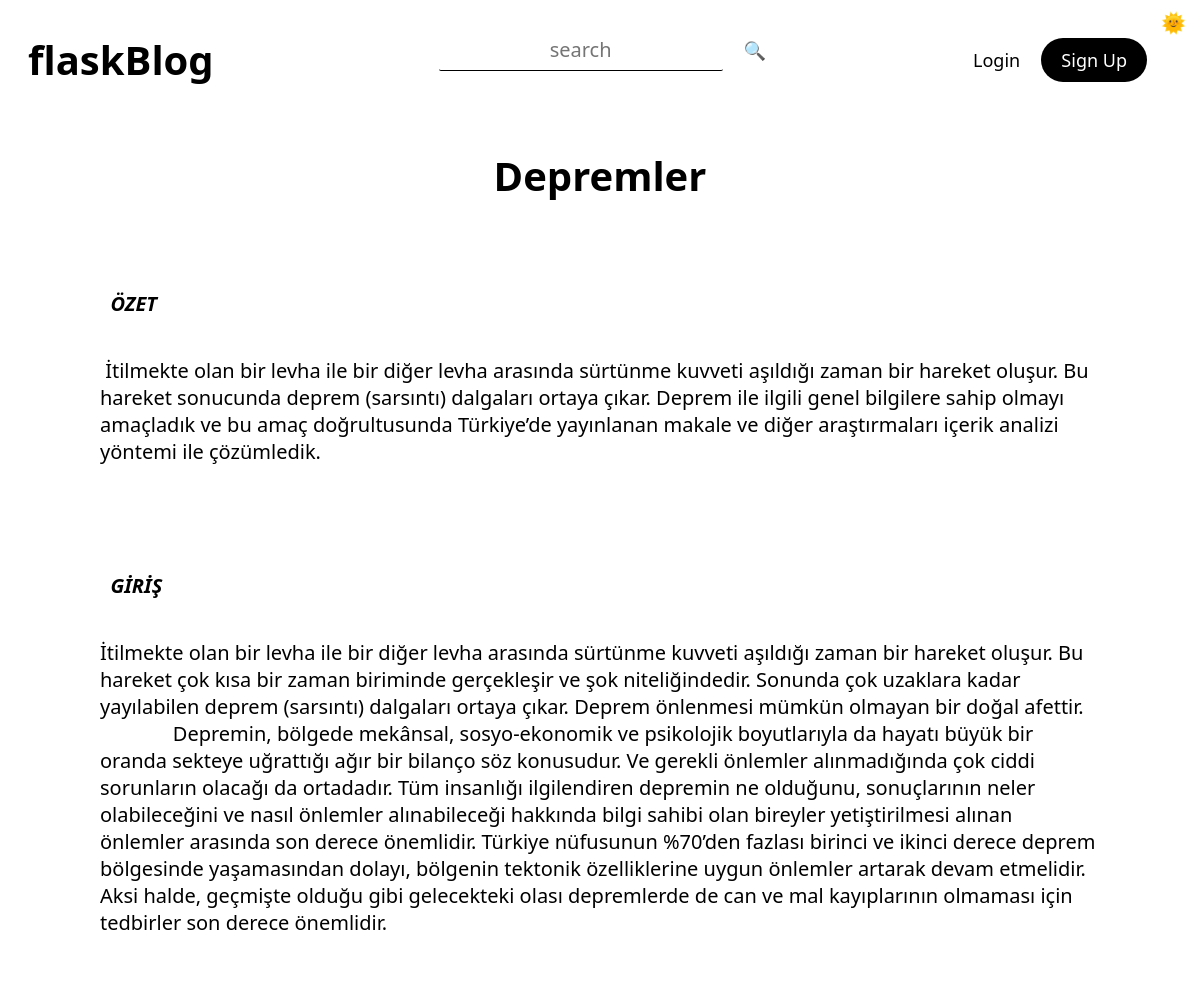
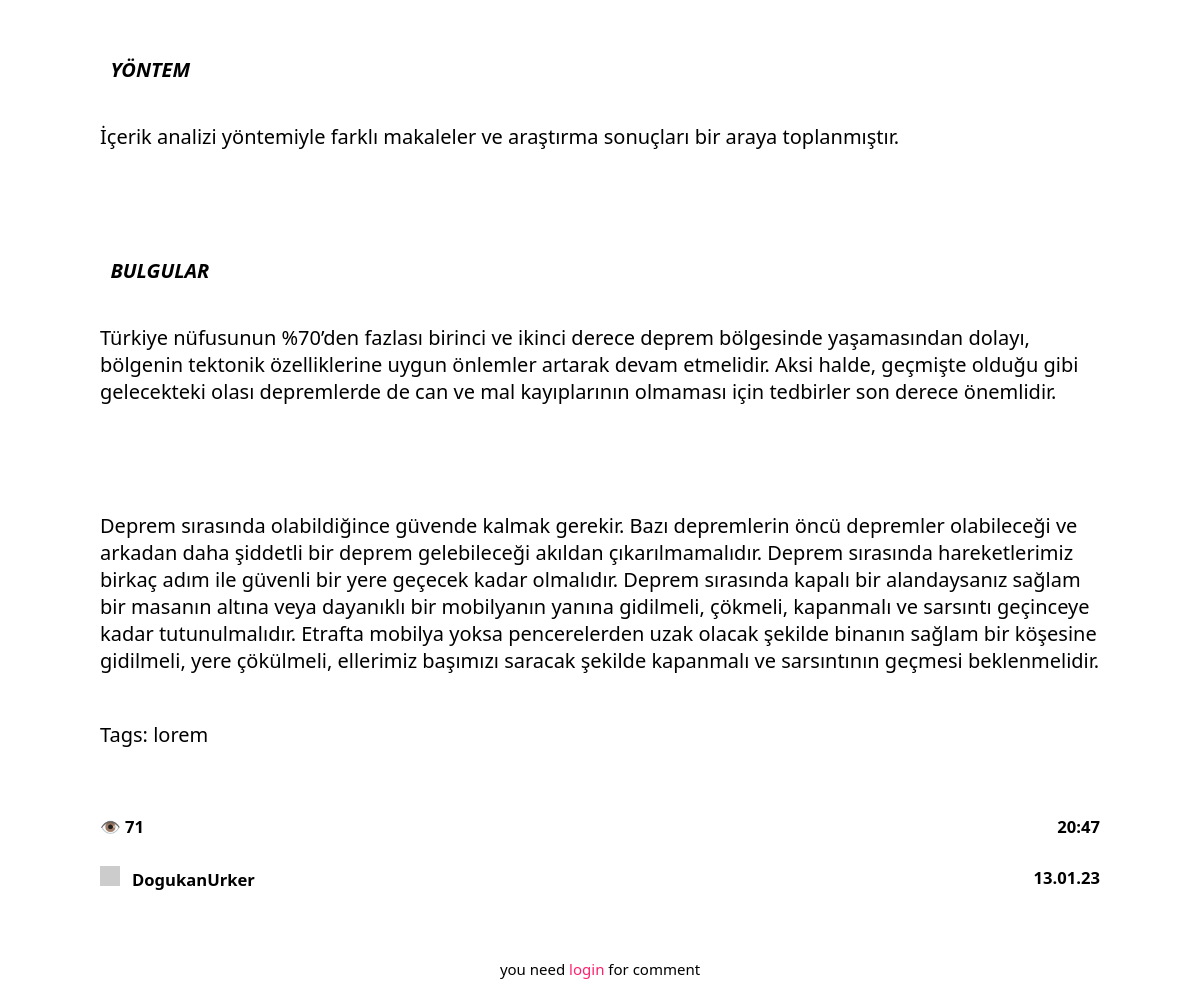
/post/1, run on the app's committed database (2 pictures, top to bottom).
### tables this page shows
CREATE TABLE "posts" (
	"id"	INTEGER NOT NULL UNIQUE,
	"title"	TEXT NOT NULL,
	"tags"	TEXT,
	"content"	TEXT NOT NULL,
	"author"	TEXT NOT NULL,
	"date"	TEXT NOT NULL,
	"time"	TEXT NOT NULL,
	"views"	TEXT,
	"lastEditDate"	TEXT,
	"lastEditTime"	TEXT,
	PRIMARY KEY("id" AUTOINCREMENT)
);

### routes/post.py (the view)
@postBlueprint.route("/post/<int:postID>", methods=["GET", "POST"])
def post(postID):
    form = commentForm(request.form)
    connection = sqlite3.connect("db/posts.db")
    cursor = connection.cursor()
    cursor.execute(f"select id from posts")
    posts = str(cursor.fetchall())
    match str(postID) in posts:
        case True:
            message("2", f'POST: "{postID}" FOUND')
            connection = sqlite3.connect("db/posts.db")
            cursor = connection.cursor()
            cursor.execute(f'select * from posts where id = "{postID}"')
            post = cursor.fetchone()
            cursor.execute(f'update posts set views = views+1 where id = "{postID}"')
            connection.commit()
            if request.method == "POST":
                comment = request.form["comment"]
                connection = sqlite3.connect("db/comments.db")
                cursor = connection.cursor()
                cursor.execute(
                    f"""
                    insert into comments(post,comment,user,date,time)
                    values({postID},"{comment}","{session["userName"]}",
                    "{currentDate()}",
                    "{currentTime()}")
                    """
                )
                connection.commit()
                addPoints(5, session["userName"])
                flash("You earned 5 points by commenting ", "success")
                return redirect(f"/post/{postID}")
            connection = sqlite3.connect("db/comments.db")
            cursor = connection.cursor()
            cursor.execute(f'select * from comments where post = "{postID}"')
            comments = cursor.fetchall()
            return render_template(
                "post.html",
                id=post[0],
                title=post[1],
                tags=post[2],
                content=post[3],
                author=post[4],
                views=post[7],
                date=post[5],
                time=post[6],
                form=form,
                comments=comments,
            )
        case False:
            message("1", "404")
            return render_template("404.html")

### forms.py
class commentForm(Form):
    comment = TextAreaField(
        "Comment",
        [validators.Length(min=20, max=500), validators.InputRequired()],
        render_kw={"placeholder": "leave a comment"},
    )

### app.py (called while the page is built)
@app.context_processor
def utility_processor():
    getProfilePicture
    return dict(getProfilePicture=getProfilePicture)

### helpers.py (called while the page is built)
def currentDate():
    return datetime.now().strftime("%d.%m.%y")

def currentTime(seconds=False):
    match seconds:
        case False:
            return datetime.now().strftime("%H:%M")
        case True:
            return datetime.now().strftime("%H:%M:%S")

def message(color, message):
    print(
        f"\n\033[94m[{currentDate()}\033[0m"
        f"\033[95m {currentTime(True)}]\033[0m"
        f"\033[9{color}m {message}\033[0m\n"
    )
    logFile = open("log.log", "a")
    logFile.write(f"[{currentDate()}" f"|{currentTime(True)}]" f" {message}\n")
    logFile.close()

def getProfilePicture(userName):
    connection = sqlite3.connect("db/users.db")
    cursor = connection.cursor()
    cursor.execute(
        f'select profilePicture from users where lower(userName) = "{userName.lower()}"'
    )
    return cursor.fetchone()[0]

### templates/post.html (shortened to what this page needs)
{% extends 'layout.html'%} {%block head%}
<link
  rel="stylesheet"
  href="{{ url_for('static', filename='css/post.css') }}"
/>
{% endblock head %} {%block body%}
<div class="post centeredHorizontally">
  <h1 class="title">{{title}}</h1>
  <p class="content">
    {{content|safe}} <br />
    Tags: {{tags.replace(",",", ")}}
  </p>
  <div class="bottomBar">
    <div>
      <h5>👁️ {{views}}</h5>
      <a href="/user/{{author|lower}}">
        <h5 class="author">
          <img
            class="profilePicture"
            src="{{ getProfilePicture(author) }}"
          />{{author}}
        </h5></a
      >
    </div>
    <div class="dateTime">
      <h5>{{time}}</h5>
      <h5 class="date">{{date}}</h5>
    </div>
  </div>
  </div>
  <form method="post" class="commentForm">
    {% if session["userName"] %} {{form.comment(class_="comment")}}
    <button type="submit" class="btnSubmit">comment</button>
    {% else %}
    <small
      >you need
      <a href="/login/redirect=&post&{{id}}" class="linkLogin">login</a> for
      comment</small
    >
    {% endif %}
  </form>
{% endblock body %}

### static/css/general.css (style rules this page uses)
:root { --themePrimary: #000; --themeSecondary: #fff; --themeHelper: #303030; --primaryColor: #ff206e; --primaryHelper: #FF4F8C; }
* { font-family: system-ui, "Segoe UI", Roboto, Helvetica, Arial, sans-serif, "Apple Color Emoji", "Segoe UI Emoji", "Segoe UI Symbol"; color: var(--themePrimary); }
html { font-size: 125% !important; }
body { background-color: var(--themeSecondary); }
a { text-decoration: none; user-select: none; }
.centeredHorizontally { margin-left: auto; margin-right: auto; }

### static/css/post.css (style rules this page uses)
.post { display: flex; flex-direction: column; max-width: 50rem; margin-top: 1.5rem; }
.post h1 { text-align: center; }
.title { font-size: 2rem; }
.bottomBar { display: flex; align-items: stretch; justify-content: space-between; }
.linkLogin { color: var(--primaryColor); transition: 0.25s; }
small { font-size: 0.75rem; }
.commentForm { margin: 2rem auto 0 auto; display: flex; justify-content: space-between; width: fit-content; border: 1px solid var(--primaryColor); border-radius: 1rem; }
.profilePicture { margin-right: 0.6rem; }
.dateTime h5 { text-align: right; }

### static/css/navbar.css (style rules this page uses)
.profilePicture { height: 1rem; width: 1rem; display: inline-block; }

### static/css/editor.css (style rules this page uses)
:root { --ck-border-radius: 1rem; --ck-font-size-base: 1rem; --ck-custom-background: hsl(270, 1%, 29%); --ck-custom-foreground: hsl(255, 3%, 18%); --ck-custom-border: hsl(300, 1%, 22%); --ck-custom-white: var(--light); --ck-color-base-foreground: var(--ck-custom-background); --ck-color-focus-border: hsl(208, 90%, 62%); --ck-color-text: hsl(0, 0%, 98%); --ck-color-shadow-drop: hsla(0, 0%, 0%, 0.2); --ck-color-shadow-inner: hsla(0, 0%, 0%, 0.1); --ck-color-button-default-background: var(--ck-custom-background); --ck-color-button-default-hover-background: hsl(270, 1%, 22%); --ck-color-button-default-active-background: hsl(270, 2%, 20%); --ck-color-button-default-active-shadow: hsl(270, 2%, 23%); --ck-color-button-default-disabled-background: var(--ck-custom-background); --ck-color-button-on-background: var(--ck-custom-foreground); --ck-color-button-on-hover-background: hsl(255, 4%, 16%); --ck-color-button-on-active-background: hsl(255, 4%, 14%); --ck-color-button-on-active-shadow: hsl(240, 3%, 19%); --ck-color-button-on-disabled-background: var(--ck-custom-foreground); --ck-color-button-action-background: hsl(168, 76%, 42%); --ck-color-button-action-hover-background: hsl(168, 76%, 38%); --ck-color-button-action-active-background: hsl(168, 76%, 36%); --ck-color-button-action-active-shadow: hsl(168, 75%, 34%); --ck-color-button-action-disabled-background: hsl(168, 76%, 42%); --ck-color-button-action-text: var(--ck-custom-white); --ck-color-button-save: hsl(120, 100%, 46%); --ck-color-button-cancel: hsl(15, 100%, 56%); --ck-color-dropdown-panel-background: var(--ck-custom-background); --ck-color-dropdown-panel-border: var(--ck-custom-foreground); --ck-color-split-button-hover-background: var(--ck-color-button-default-hover-background); --ck-color-split-button-hover-border: var(--ck-custom-foreground); --ck-color-input-background: var(--ck-custom-background); --ck-color-input-border: hsl(257, 3%, 43%); --ck-color-input-text: hsl(0, 0%, 98%); --ck-color-input-disabled-background: hsl(255, 4%, 21%); --ck-color-input-disabled-border: hsl(250, 3%, 38%); --ck-color-input-disabled-text: hsl(0, 0%, 78%); --ck-color-labeled-field-label-background: var(--ck-custom-background); --ck-color-list-background: var(--ck-custom-background); --ck-color-list-button-hover-background: var(--ck-custom-foreground); --ck-color-list-button-on-background: hsl(208, 88%, 52%); --ck-color-list-button-on-text: var(--ck-custom-white); --ck-color-panel-background: var(--ck-custom-background); --ck-color-panel-border: var(--ck-custom-border); --ck-color-toolbar-background: var(--ck-custom-background); --ck-color-toolbar-border: var(--ck-custom-border); --ck-color-tooltip-background: hsl(252, 7%, 14%); --ck-color-tooltip-text: hsl(0, 0%, 93%); --ck-color-image-caption-background: hsl(0, 0%, 97%); --ck-color-image-caption-text: hsl(0, 0%, 20%); --ck-color-widget-blurred-border: hsl(0, 0%, 87%); --ck-color-widget-hover-border: hsl(43, 100%, 68%); --ck-color-widget-editable-focus-background: var(--ck-custom-white); --ck-color-link-default: hsl(190, 100%, 75%); }

### templates/post.html (style rules this page uses)
.commentForm { border: none; }

### data on the page
posts: title "Depremler", content "ÖZET İtilmekte olan bir levha ile bir diğer levha arasında sürtünme kuvveti aşıldığı zaman bir hareket oluşur. Bu hareket sonucunda deprem (sarsıntı) dalgaları ortaya çıkar. Deprem ile ilgili genel bilgilere sahip olmayı amaçladık ve bu amaç doğrultusunda Türkiye’de yayınlanan makale ve diğer araştırmaları içerik analizi yöntemi ile çözümledik. GİRİŞ İtilmekte olan bir levha ile bir diğer levha arasında sürtünme kuvveti aşıldığı zaman bir hareket oluşur. Bu hareket çok kısa bir zaman biriminde gerçekleşir ve şok niteliğindedir. Sonunda çok uzaklara kadar yayılabilen deprem (sarsıntı) dalgaları ortaya çıkar. Deprem önlenmesi mümkün olmayan bir doğal afettir. Depremin, bölgede mekânsal,…", replace "lorem", views "71", author "DogukanUrker", time "20:47", date "13.01.23"
